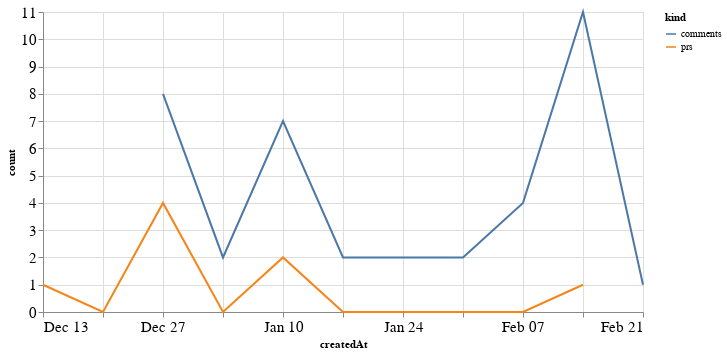

Notebook cell for this chart:
### Code cell
alt.Chart(total_time, width=600).mark_line().encode(
    x='createdAt',
    y='count',
    color='kind'
)

### Figure 1 — Vega-Lite specification as saved in the notebook (floating-point values rounded to 4 significant figures)
{"config": {"axisLeft": {"labelFontSize": 15}, "axisBottom": {"labelFontSize": 15}}, "data": {"name": "data-b12e99706735b7b8e04a4110233d08f1"}, "mark": "line", "encoding": {"color": {"type": "nominal", "field": "kind"}, "x": {"type": "temporal", "field": "createdAt"}, "y": {"type": "quantitative", "field": "count"}}, "width": 600, "$schema": "https://vega.github.io/schema/vega-lite/v4.8.1.json", "datasets": {"data-b12e99706735b7b8e04a4110233d08f1": [{"createdAt": "2020-12-13T00:00:00", "kind": "prs", "count": 1.0}, {"createdAt": "2020-12-20T00:00:00", "kind": "prs", "count": 0.0}, {"createdAt": "2020-12-27T00:00:00", "kind": "prs", "count": 4.0}, {"createdAt": "2021-01-03T00:00:00", "kind": "prs", "count": 0.0}, {"createdAt": "2021-01-10T00:00:00", "kind": "prs", "count": 2.0}, {"createdAt": "2021-01-17T00:00:00", "kind": "prs", "count": 0.0}, {"createdAt": "2021-01-24T00:00:00", "kind": "prs", "count": 0.0}, {"createdAt": "2021-01-31T00:00:00", "kind": "prs", "count": 0.0}, {"createdAt": "2021-02-07T00:00:00", "kind": "prs", "count": 0.0}, {"createdAt": "2021-02-14T00:00:00", "kind": "prs", "count": 1.0}, {"createdAt": "2021-02-21T00:00:00", "kind": "prs", "count": null}, {"createdAt": "2020-12-13T00:00:00", "kind": "comments", "count": null}, {"createdAt": "2020-12-20T00:00:00", "kind": "comments", "count": null}, {"createdAt": "2020-12-27T00:00:00", "kind": "comments", "count": 8.0}, {"createdAt": "2021-01-03T00:00:00", "kind": "comments", "count": 2.0}, {"createdAt": "2021-01-10T00:00:00", "kind": "comments", "count": 7.0}, {"createdAt": "2021-01-17T00:00:00", "kind": "comments", "count": 2.0}, {"createdAt": "2021-01-24T00:00:00", "kind": "comments", "count": 2.0}, {"createdAt": "2021-01-31T00:00:00", "kind": "comments", "count": 2.0}, {"createdAt": "2021-02-07T00:00:00", "kind": "comments", "count": 4.0}, {"createdAt": "2021-02-14T00:00:00", "kind": "comments", "count": 11.0}, {"createdAt": "2021-02-21T00:00:00", "kind": "comments", "count": 1.0}]}}
